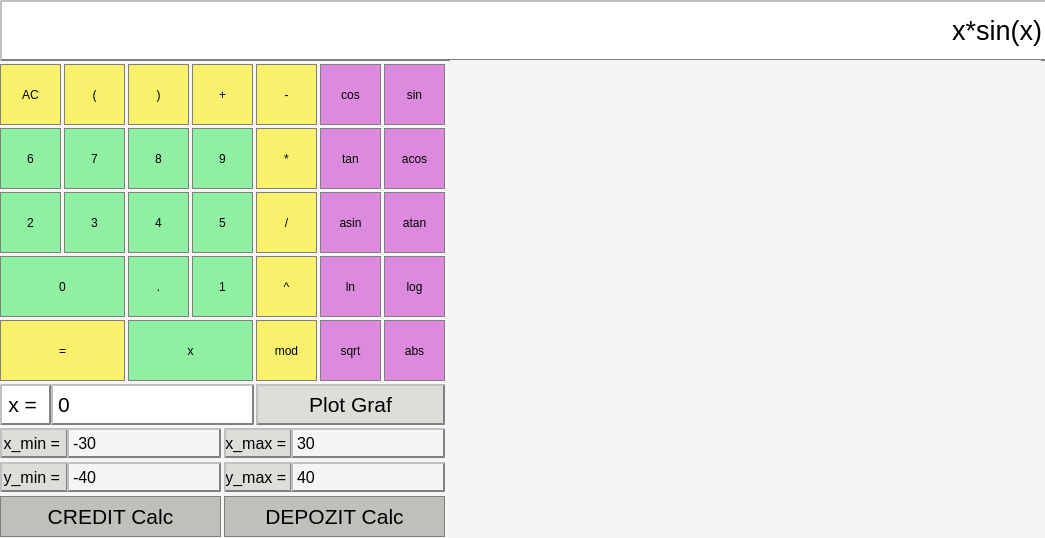
<?xml version="1.0" encoding="UTF-8"?>
<ui version="4.0">
 <class>MainWindow</class>
 <widget class="QMainWindow" name="MainWindow">
  <property name="geometry">
   <rect>
    <x>0</x>
    <y>0</y>
    <width>1045</width>
    <height>538</height>
   </rect>
  </property>
  <property name="windowTitle">
   <string>MainWindow</string>
  </property>
  <property name="styleSheet">
   <string notr="true">background-color : rgb(246, 245, 244)</string>
  </property>
  <widget class="QWidget" name="centralwidget">
   <widget class="QLabel" name="result_show">
    <property name="geometry">
     <rect>
      <x>0</x>
      <y>0</y>
      <width>1051</width>
      <height>61</height>
     </rect>
    </property>
    <property name="font">
     <font>
      <pointsize>20</pointsize>
     </font>
    </property>
    <property name="styleSheet">
     <string notr="true">QLabel {
	background-color : white;
	color : black;
	border-style: outset;
	border-width: 2px;
    border-color: Gray;
}
</string>
    </property>
    <property name="text">
     <string>x*sin(x)</string>
    </property>
    <property name="alignment">
     <set>Qt::AlignRight|Qt::AlignTrailing|Qt::AlignVCenter</set>
    </property>
   </widget>
   <widget class="QPushButton" name="pushButton_AC">
    <property name="geometry">
     <rect>
      <x>0</x>
      <y>64</y>
      <width>61</width>
      <height>61</height>
     </rect>
    </property>
    <property name="styleSheet">
     <string notr="true">QPushButton{
	border: 1px solid gray;
	background-color: rgb(249, 240, 107)
}
QPushButton:pressed{
	background-color: qlinergradient(x1: 0, y1: 0, x2: 0, y2: 1,
								stop: 0 #dadbde, stop: 1#f6f7fa);
}</string>
    </property>
    <property name="text">
     <string>AC</string>
    </property>
   </widget>
   <widget class="QPushButton" name="pushButton_brackets_open">
    <property name="geometry">
     <rect>
      <x>64</x>
      <y>64</y>
      <width>61</width>
      <height>61</height>
     </rect>
    </property>
    <property name="styleSheet">
     <string notr="true">QPushButton{
	border: 1px solid gray;
	background-color: rgb(249, 240, 107);
}
QPushButton:pressed{
	background-color: qlinergradient(x1: 0, y1: 0, x2: 0, y2: 1,
								stop: 0 #dadbde, stop: 1#f6f7fa);
}</string>
    </property>
    <property name="text">
     <string>(</string>
    </property>
   </widget>
   <widget class="QPushButton" name="pushButton_plus">
    <property name="geometry">
     <rect>
      <x>192</x>
      <y>64</y>
      <width>61</width>
      <height>61</height>
     </rect>
    </property>
    <property name="styleSheet">
     <string notr="true">QPushButton{
	border: 1px solid gray;
	background-color: rgb(249, 240, 107);
}
QPushButton:pressed{
	background-color: qlinergradient(x1: 0, y1: 0, x2: 0, y2: 1,
								stop: 0 #dadbde, stop: 1#f6f7fa);
}</string>
    </property>
    <property name="text">
     <string>+</string>
    </property>
   </widget>
   <widget class="QPushButton" name="pushButton_9">
    <property name="geometry">
     <rect>
      <x>192</x>
      <y>128</y>
      <width>61</width>
      <height>61</height>
     </rect>
    </property>
    <property name="styleSheet">
     <string notr="true">QPushButton{
	border: 1px solid gray;
	background-color:  rgb(143, 240, 164);
}
QPushButton:pressed{
	background-color: qlinergradient(x1: 0, y1: 0, x2: 0, y2: 1,
								stop: 0 #dadbde, stop: 1#f6f7fa);
}</string>
    </property>
    <property name="text">
     <string>9</string>
    </property>
   </widget>
   <widget class="QPushButton" name="pushButton_6">
    <property name="geometry">
     <rect>
      <x>0</x>
      <y>128</y>
      <width>61</width>
      <height>61</height>
     </rect>
    </property>
    <property name="styleSheet">
     <string notr="true">QPushButton{
	border: 1px solid gray;
	background-color:  rgb(143, 240, 164);
}
QPushButton:pressed{
	background-color: qlinergradient(x1: 0, y1: 0, x2: 0, y2: 1,
								stop: 0 #dadbde, stop: 1#f6f7fa);
}</string>
    </property>
    <property name="text">
     <string>6</string>
    </property>
   </widget>
   <widget class="QPushButton" name="pushButton_7">
    <property name="geometry">
     <rect>
      <x>64</x>
      <y>128</y>
      <width>61</width>
      <height>61</height>
     </rect>
    </property>
    <property name="styleSheet">
     <string notr="true">QPushButton{
	border: 1px solid gray;
	background-color:  rgb(143, 240, 164);
}
QPushButton:pressed{
	background-color: qlinergradient(x1: 0, y1: 0, x2: 0, y2: 1,
								stop: 0 #dadbde, stop: 1#f6f7fa);
}</string>
    </property>
    <property name="text">
     <string>7</string>
    </property>
   </widget>
   <widget class="QPushButton" name="pushButton_8">
    <property name="geometry">
     <rect>
      <x>128</x>
      <y>128</y>
      <width>61</width>
      <height>61</height>
     </rect>
    </property>
    <property name="styleSheet">
     <string notr="true">QPushButton{
	border: 1px solid gray;
	background-color:  rgb(143, 240, 164);
}
QPushButton:pressed{
	background-color: qlinergradient(x1: 0, y1: 0, x2: 0, y2: 1,
								stop: 0 #dadbde, stop: 1#f6f7fa);
}</string>
    </property>
    <property name="text">
     <string>8</string>
    </property>
   </widget>
   <widget class="QPushButton" name="pushButton_5">
    <property name="geometry">
     <rect>
      <x>192</x>
      <y>192</y>
      <width>61</width>
      <height>61</height>
     </rect>
    </property>
    <property name="styleSheet">
     <string notr="true">QPushButton{
	border: 1px solid gray;
	background-color:  rgb(143, 240, 164);
}
QPushButton:pressed{
	background-color: qlinergradient(x1: 0, y1: 0, x2: 0, y2: 1,
								stop: 0 #dadbde, stop: 1#f6f7fa);
}</string>
    </property>
    <property name="text">
     <string>5</string>
    </property>
   </widget>
   <widget class="QPushButton" name="pushButton_2">
    <property name="geometry">
     <rect>
      <x>0</x>
      <y>192</y>
      <width>61</width>
      <height>61</height>
     </rect>
    </property>
    <property name="styleSheet">
     <string notr="true">QPushButton{
	border: 1px solid gray;
	background-color:  rgb(143, 240, 164);
}
QPushButton:pressed{
	background-color: qlinergradient(x1: 0, y1: 0, x2: 0, y2: 1,
								stop: 0 #dadbde, stop: 1#f6f7fa);
}</string>
    </property>
    <property name="text">
     <string>2</string>
    </property>
   </widget>
   <widget class="QPushButton" name="pushButton_3">
    <property name="geometry">
     <rect>
      <x>64</x>
      <y>192</y>
      <width>61</width>
      <height>61</height>
     </rect>
    </property>
    <property name="styleSheet">
     <string notr="true">QPushButton{
	border: 1px solid gray;
	background-color:  rgb(143, 240, 164);
}
QPushButton:pressed{
	background-color: qlinergradient(x1: 0, y1: 0, x2: 0, y2: 1,
								stop: 0 #dadbde, stop: 1#f6f7fa);
}</string>
    </property>
    <property name="text">
     <string>3</string>
    </property>
   </widget>
   <widget class="QPushButton" name="pushButton_4">
    <property name="geometry">
     <rect>
      <x>128</x>
      <y>192</y>
      <width>61</width>
      <height>61</height>
     </rect>
    </property>
    <property name="styleSheet">
     <string notr="true">QPushButton{
	border: 1px solid gray;
	background-color:  rgb(143, 240, 164);
}
QPushButton:pressed{
	background-color: qlinergradient(x1: 0, y1: 0, x2: 0, y2: 1,
								stop: 0 #dadbde, stop: 1#f6f7fa);
}</string>
    </property>
    <property name="text">
     <string>4</string>
    </property>
   </widget>
   <widget class="QPushButton" name="pushButton_1">
    <property name="geometry">
     <rect>
      <x>192</x>
      <y>256</y>
      <width>61</width>
      <height>61</height>
     </rect>
    </property>
    <property name="styleSheet">
     <string notr="true">QPushButton{
	border: 1px solid gray;
	background-color:  rgb(143, 240, 164);
}
QPushButton:pressed{
	background-color: qlinergradient(x1: 0, y1: 0, x2: 0, y2: 1,
								stop: 0 #dadbde, stop: 1#f6f7fa);
}</string>
    </property>
    <property name="text">
     <string>1</string>
    </property>
   </widget>
   <widget class="QPushButton" name="pushButton_0">
    <property name="geometry">
     <rect>
      <x>0</x>
      <y>256</y>
      <width>125</width>
      <height>61</height>
     </rect>
    </property>
    <property name="styleSheet">
     <string notr="true">QPushButton{
	border: 1px solid gray;
	background-color:  rgb(143, 240, 164);
}
QPushButton:pressed{
	background-color: qlinergradient(x1: 0, y1: 0, x2: 0, y2: 1,
								stop: 0 #dadbde, stop: 1#f6f7fa);
}</string>
    </property>
    <property name="text">
     <string>0</string>
    </property>
   </widget>
   <widget class="QPushButton" name="pushButton_dot">
    <property name="geometry">
     <rect>
      <x>128</x>
      <y>256</y>
      <width>61</width>
      <height>61</height>
     </rect>
    </property>
    <property name="styleSheet">
     <string notr="true">QPushButton{
	border: 1px solid gray;
	background-color:  rgb(143, 240, 164);
}
QPushButton:pressed{
	background-color: qlinergradient(x1: 0, y1: 0, x2: 0, y2: 1,
								stop: 0 #dadbde, stop: 1#f6f7fa);
}</string>
    </property>
    <property name="text">
     <string>.</string>
    </property>
   </widget>
   <widget class="QPushButton" name="pushButton_equals">
    <property name="geometry">
     <rect>
      <x>0</x>
      <y>320</y>
      <width>125</width>
      <height>61</height>
     </rect>
    </property>
    <property name="styleSheet">
     <string notr="true">QPushButton{
	border: 1px solid gray;
	background-color: rgb(249, 240, 107);
}
QPushButton:pressed{
	background-color: qlinergradient(x1: 0, y1: 0, x2: 0, y2: 1,
								stop: 0 #dadbde, stop: 1#f6f7fa);
}</string>
    </property>
    <property name="text">
     <string>=</string>
    </property>
   </widget>
   <widget class="QPushButton" name="pushButton_minus">
    <property name="geometry">
     <rect>
      <x>256</x>
      <y>64</y>
      <width>61</width>
      <height>61</height>
     </rect>
    </property>
    <property name="styleSheet">
     <string notr="true">QPushButton{
	border: 1px solid gray;
	background-color: rgb(249, 240, 107);
}
QPushButton:pressed{
	background-color: qlinergradient(x1: 0, y1: 0, x2: 0, y2: 1,
								stop: 0 #dadbde, stop: 1#f6f7fa);
}</string>
    </property>
    <property name="text">
     <string>-</string>
    </property>
   </widget>
   <widget class="QPushButton" name="pushButton_multiply">
    <property name="geometry">
     <rect>
      <x>256</x>
      <y>128</y>
      <width>61</width>
      <height>61</height>
     </rect>
    </property>
    <property name="styleSheet">
     <string notr="true">QPushButton{
	border: 1px solid gray;
	background-color: rgb(249, 240, 107);
}
QPushButton:pressed{
	background-color: qlinergradient(x1: 0, y1: 0, x2: 0, y2: 1,
								stop: 0 #dadbde, stop: 1#f6f7fa);
}</string>
    </property>
    <property name="text">
     <string>*</string>
    </property>
   </widget>
   <widget class="QPushButton" name="pushButton_divide">
    <property name="geometry">
     <rect>
      <x>256</x>
      <y>192</y>
      <width>61</width>
      <height>61</height>
     </rect>
    </property>
    <property name="styleSheet">
     <string notr="true">QPushButton{
	border: 1px solid gray;
	background-color: rgb(249, 240, 107);
}
QPushButton:pressed{
	background-color: qlinergradient(x1: 0, y1: 0, x2: 0, y2: 1,
								stop: 0 #dadbde, stop: 1#f6f7fa);
}</string>
    </property>
    <property name="text">
     <string>/</string>
    </property>
   </widget>
   <widget class="QPushButton" name="pushButton_degree">
    <property name="geometry">
     <rect>
      <x>256</x>
      <y>256</y>
      <width>61</width>
      <height>61</height>
     </rect>
    </property>
    <property name="styleSheet">
     <string notr="true">QPushButton{
	border: 1px solid gray;
	background-color: rgb(249, 240, 107);
}
QPushButton:pressed{
	background-color: qlinergradient(x1: 0, y1: 0, x2: 0, y2: 1,
								stop: 0 #dadbde, stop: 1#f6f7fa);
}</string>
    </property>
    <property name="text">
     <string>^</string>
    </property>
   </widget>
   <widget class="QPushButton" name="pushButton_mod">
    <property name="geometry">
     <rect>
      <x>256</x>
      <y>320</y>
      <width>61</width>
      <height>61</height>
     </rect>
    </property>
    <property name="styleSheet">
     <string notr="true">QPushButton{
	border: 1px solid gray;
	background-color: rgb(249, 240, 107);
}
QPushButton:pressed{
	background-color: qlinergradient(x1: 0, y1: 0, x2: 0, y2: 1,
								stop: 0 #dadbde, stop: 1#f6f7fa);
}</string>
    </property>
    <property name="text">
     <string>mod</string>
    </property>
   </widget>
   <widget class="QPushButton" name="pushButton_cos">
    <property name="geometry">
     <rect>
      <x>320</x>
      <y>64</y>
      <width>61</width>
      <height>61</height>
     </rect>
    </property>
    <property name="styleSheet">
     <string notr="true">QPushButton{
	border: 1px solid gray;
	background-color: rgb(220, 138, 221);
}
QPushButton:pressed{
	background-color: qlinergradient(x1: 0, y1: 0, x2: 0, y2: 1,
								stop: 0 #dadbde, stop: 1#f6f7fa);
}</string>
    </property>
    <property name="text">
     <string>cos</string>
    </property>
   </widget>
   <widget class="QPushButton" name="pushButton_sin">
    <property name="geometry">
     <rect>
      <x>384</x>
      <y>64</y>
      <width>61</width>
      <height>61</height>
     </rect>
    </property>
    <property name="styleSheet">
     <string notr="true">QPushButton{
	border: 1px solid gray;
	background-color: rgb(220, 138, 221);
}
QPushButton:pressed{
	background-color: qlinergradient(x1: 0, y1: 0, x2: 0, y2: 1,
								stop: 0 #dadbde, stop: 1#f6f7fa);
}</string>
    </property>
    <property name="text">
     <string>sin</string>
    </property>
   </widget>
   <widget class="QPushButton" name="pushButton_tan">
    <property name="geometry">
     <rect>
      <x>320</x>
      <y>128</y>
      <width>61</width>
      <height>61</height>
     </rect>
    </property>
    <property name="styleSheet">
     <string notr="true">QPushButton{
	border: 1px solid gray;
	background-color: rgb(220, 138, 221);
}
QPushButton:pressed{
	background-color: qlinergradient(x1: 0, y1: 0, x2: 0, y2: 1,
								stop: 0 #dadbde, stop: 1#f6f7fa);
}</string>
    </property>
    <property name="text">
     <string>tan</string>
    </property>
   </widget>
   <widget class="QPushButton" name="pushButton_acos">
    <property name="geometry">
     <rect>
      <x>384</x>
      <y>128</y>
      <width>61</width>
      <height>61</height>
     </rect>
    </property>
    <property name="styleSheet">
     <string notr="true">QPushButton{
	border: 1px solid gray;
	background-color: rgb(220, 138, 221);
}
QPushButton:pressed{
	background-color: qlinergradient(x1: 0, y1: 0, x2: 0, y2: 1,
								stop: 0 #dadbde, stop: 1#f6f7fa);
}</string>
    </property>
    <property name="text">
     <string>acos</string>
    </property>
   </widget>
   <widget class="QPushButton" name="pushButton_asin">
    <property name="geometry">
     <rect>
      <x>320</x>
      <y>192</y>
      <width>61</width>
      <height>61</height>
     </rect>
    </property>
    <property name="styleSheet">
     <string notr="true">QPushButton{
	border: 1px solid gray;
	background-color: rgb(220, 138, 221);
}
QPushButton:pressed{
	background-color: qlinergradient(x1: 0, y1: 0, x2: 0, y2: 1,
								stop: 0 #dadbde, stop: 1#f6f7fa);
}</string>
    </property>
    <property name="text">
     <string>asin</string>
    </property>
   </widget>
   <widget class="QPushButton" name="pushButton_atan">
    <property name="geometry">
     <rect>
      <x>384</x>
      <y>192</y>
      <width>61</width>
      <height>61</height>
     </rect>
    </property>
    <property name="styleSheet">
     <string notr="true">QPushButton{
	border: 1px solid gray;
	background-color: rgb(220, 138, 221);
}
QPushButton:pressed{
	background-color: qlinergradient(x1: 0, y1: 0, x2: 0, y2: 1,
								stop: 0 #dadbde, stop: 1#f6f7fa);
}</string>
    </property>
    <property name="text">
     <string>atan</string>
    </property>
   </widget>
   <widget class="QPushButton" name="pushButton_ln">
    <property name="geometry">
     <rect>
      <x>320</x>
      <y>256</y>
      <width>61</width>
      <height>61</height>
     </rect>
    </property>
    <property name="styleSheet">
     <string notr="true">QPushButton{
	border: 1px solid gray;
	background-color: rgb(220, 138, 221);
}
QPushButton:pressed{
	background-color: qlinergradient(x1: 0, y1: 0, x2: 0, y2: 1,
								stop: 0 #dadbde, stop: 1#f6f7fa);
}</string>
    </property>
    <property name="text">
     <string>ln</string>
    </property>
   </widget>
   <widget class="QPushButton" name="pushButton_log">
    <property name="geometry">
     <rect>
      <x>384</x>
      <y>256</y>
      <width>61</width>
      <height>61</height>
     </rect>
    </property>
    <property name="styleSheet">
     <string notr="true">QPushButton{
	border: 1px solid gray;
	background-color: rgb(220, 138, 221);
}
QPushButton:pressed{
	background-color: qlinergradient(x1: 0, y1: 0, x2: 0, y2: 1,
								stop: 0 #dadbde, stop: 1#f6f7fa);
}</string>
    </property>
    <property name="text">
     <string>log</string>
    </property>
   </widget>
   <widget class="QPushButton" name="pushButton_sqrt">
    <property name="geometry">
     <rect>
      <x>320</x>
      <y>320</y>
      <width>61</width>
      <height>61</height>
     </rect>
    </property>
    <property name="styleSheet">
     <string notr="true">QPushButton{
	border: 1px solid gray;
	background-color: rgb(220, 138, 221);
}
QPushButton:pressed{
	background-color: qlinergradient(x1: 0, y1: 0, x2: 0, y2: 1,
								stop: 0 #dadbde, stop: 1#f6f7fa);
}</string>
    </property>
    <property name="text">
     <string>sqrt</string>
    </property>
   </widget>
   <widget class="QPushButton" name="pushButton_brackets_close">
    <property name="geometry">
     <rect>
      <x>128</x>
      <y>64</y>
      <width>61</width>
      <height>61</height>
     </rect>
    </property>
    <property name="styleSheet">
     <string notr="true">QPushButton{
	border: 1px solid gray;
	background-color: rgb(249, 240, 107);
}
QPushButton:pressed{
	background-color: qlinergradient(x1: 0, y1: 0, x2: 0, y2: 1,
								stop: 0 #dadbde, stop: 1#f6f7fa);
}</string>
    </property>
    <property name="text">
     <string>)</string>
    </property>
   </widget>
   <widget class="QPushButton" name="pushButton_argument">
    <property name="geometry">
     <rect>
      <x>128</x>
      <y>320</y>
      <width>125</width>
      <height>61</height>
     </rect>
    </property>
    <property name="styleSheet">
     <string notr="true">QPushButton{
	border: 1px solid gray;
	background-color: rgb(143, 240, 164);
}
QPushButton:pressed{
	background-color: qlinergradient(x1: 0, y1: 0, x2: 0, y2: 1,
								stop: 0 #dadbde, stop: 1#f6f7fa);
}</string>
    </property>
    <property name="text">
     <string>x</string>
    </property>
   </widget>
   <widget class="QPushButton" name="pushButton_X">
    <property name="geometry">
     <rect>
      <x>0</x>
      <y>384</y>
      <width>51</width>
      <height>41</height>
     </rect>
    </property>
    <property name="font">
     <font>
      <pointsize>16</pointsize>
     </font>
    </property>
    <property name="styleSheet">
     <string notr="true">QPushButton{
	background-color : white;
	color : black;
	border-style: outset;
	border-width: 2px;
    border-color: Gray;
}
QPushButton:pressed{
	background-color: qlinergradient(x1: 0, y1: 0, x2: 0, y2: 1,
								stop: 0 #dadbde, stop: 1#f6f7fa);
}</string>
    </property>
    <property name="text">
     <string>x = </string>
    </property>
   </widget>
   <widget class="QLabel" name="X_show">
    <property name="geometry">
     <rect>
      <x>51</x>
      <y>384</y>
      <width>203</width>
      <height>41</height>
     </rect>
    </property>
    <property name="font">
     <font>
      <pointsize>16</pointsize>
     </font>
    </property>
    <property name="mouseTracking">
     <bool>false</bool>
    </property>
    <property name="layoutDirection">
     <enum>Qt::LeftToRight</enum>
    </property>
    <property name="styleSheet">
     <string notr="true">QLabel {
	background-color : white;
	color : black;
	border-style: outset;
	border-width: 2px;
    border-color: Gray;
}
</string>
    </property>
    <property name="text">
     <string>0</string>
    </property>
   </widget>
   <widget class="QPushButton" name="pushButton_graf">
    <property name="geometry">
     <rect>
      <x>256</x>
      <y>384</y>
      <width>189</width>
      <height>41</height>
     </rect>
    </property>
    <property name="font">
     <font>
      <pointsize>16</pointsize>
     </font>
    </property>
    <property name="styleSheet">
     <string notr="true">QPushButton{
	background-color : rgb(222, 221, 218);
	color : black;
	border-style: outset;
	border-width: 2px;
    border-color: Gray;
}
QPushButton:pressed{
	background-color: qlinergradient(x1: 0, y1: 0, x2: 0, y2: 1,
								stop: 0 #dadbde, stop: 1#f6f7fa);
}</string>
    </property>
    <property name="text">
     <string>Plot Graf</string>
    </property>
   </widget>
   <widget class="QPushButton" name="pushButton_credit">
    <property name="geometry">
     <rect>
      <x>0</x>
      <y>496</y>
      <width>221</width>
      <height>41</height>
     </rect>
    </property>
    <property name="font">
     <font>
      <pointsize>16</pointsize>
     </font>
    </property>
    <property name="styleSheet">
     <string notr="true">QPushButton{
	border: 1px solid gray;
	background-color: rgb(192, 191, 188);
}
QPushButton:pressed{
	background-color: qlinergradient(x1: 0, y1: 0, x2: 0, y2: 1,
								stop: 0 #dadbde, stop: 1#f6f7fa);
}</string>
    </property>
    <property name="text">
     <string>CREDIT Calc</string>
    </property>
   </widget>
   <widget class="QPushButton" name="pushButton_depozit">
    <property name="geometry">
     <rect>
      <x>224</x>
      <y>496</y>
      <width>221</width>
      <height>41</height>
     </rect>
    </property>
    <property name="font">
     <font>
      <pointsize>16</pointsize>
     </font>
    </property>
    <property name="styleSheet">
     <string notr="true">QPushButton{
	border: 1px solid gray;
	background-color: rgb(192, 191, 188)
}
QPushButton:pressed{
	background-color: qlinergradient(x1: 0, y1: 0, x2: 0, y2: 1,
								stop: 0 #dadbde, stop: 1#f6f7fa);
}</string>
    </property>
    <property name="text">
     <string>DEPOZIT Calc</string>
    </property>
   </widget>
   <widget class="QPushButton" name="pushButton_Xmin">
    <property name="geometry">
     <rect>
      <x>0</x>
      <y>428</y>
      <width>68</width>
      <height>30</height>
     </rect>
    </property>
    <property name="font">
     <font>
      <pointsize>12</pointsize>
     </font>
    </property>
    <property name="layoutDirection">
     <enum>Qt::RightToLeft</enum>
    </property>
    <property name="styleSheet">
     <string notr="true">QPushButton{
	background-color : rgb(222, 221, 218);
	color : black;
	border-style: outset;
	border-width: 2px;
    border-color: Gray;
}
QPushButton:pressed{
	background-color: qlinergradient(x1: 0, y1: 0, x2: 0, y2: 1,
								stop: 0 #dadbde, stop: 1#f6f7fa);
}</string>
    </property>
    <property name="text">
     <string>x_min = </string>
    </property>
   </widget>
   <widget class="QLabel" name="Xmin_show">
    <property name="geometry">
     <rect>
      <x>67</x>
      <y>428</y>
      <width>154</width>
      <height>30</height>
     </rect>
    </property>
    <property name="font">
     <font>
      <pointsize>12</pointsize>
     </font>
    </property>
    <property name="mouseTracking">
     <bool>false</bool>
    </property>
    <property name="layoutDirection">
     <enum>Qt::LeftToRight</enum>
    </property>
    <property name="styleSheet">
     <string notr="true">QLabel {
	background-color : rgb(246, 245, 244);
	color : black;
	border-style: outset;
	border-width: 2px;
    border-color: Gray;
}
</string>
    </property>
    <property name="text">
     <string>-30</string>
    </property>
   </widget>
   <widget class="QPushButton" name="pushButton_Xmax">
    <property name="geometry">
     <rect>
      <x>224</x>
      <y>428</y>
      <width>68</width>
      <height>30</height>
     </rect>
    </property>
    <property name="font">
     <font>
      <pointsize>12</pointsize>
     </font>
    </property>
    <property name="layoutDirection">
     <enum>Qt::RightToLeft</enum>
    </property>
    <property name="styleSheet">
     <string notr="true">QPushButton{
	background-color : rgb(222, 221, 218);
	color : black;
	border-style: outset;
	border-width: 2px;
    border-color: Gray;
}
QPushButton:pressed{
	background-color: qlinergradient(x1: 0, y1: 0, x2: 0, y2: 1,
								stop: 0 #dadbde, stop: 1#f6f7fa);
}</string>
    </property>
    <property name="text">
     <string>x_max = </string>
    </property>
   </widget>
   <widget class="QLabel" name="Xmax_show">
    <property name="geometry">
     <rect>
      <x>291</x>
      <y>428</y>
      <width>154</width>
      <height>30</height>
     </rect>
    </property>
    <property name="font">
     <font>
      <pointsize>12</pointsize>
     </font>
    </property>
    <property name="mouseTracking">
     <bool>false</bool>
    </property>
    <property name="layoutDirection">
     <enum>Qt::LeftToRight</enum>
    </property>
    <property name="styleSheet">
     <string notr="true">QLabel {
	background-color : rgb(246, 245, 244);
	color : black;
	border-style: outset;
	border-width: 2px;
    border-color: Gray;
}
</string>
    </property>
    <property name="text">
     <string>30</string>
    </property>
   </widget>
   <widget class="QPushButton" name="pushButton_Ymin">
    <property name="geometry">
     <rect>
      <x>0</x>
      <y>462</y>
      <width>68</width>
      <height>30</height>
     </rect>
    </property>
    <property name="font">
     <font>
      <pointsize>12</pointsize>
     </font>
    </property>
    <property name="layoutDirection">
     <enum>Qt::RightToLeft</enum>
    </property>
    <property name="styleSheet">
     <string notr="true">QPushButton{
	background-color : rgb(222, 221, 218);
	color : black;
	border-style: outset;
	border-width: 2px;
    border-color: Gray;
}
QPushButton:pressed{
	background-color: qlinergradient(x1: 0, y1: 0, x2: 0, y2: 1,
								stop: 0 #dadbde, stop: 1#f6f7fa);
}</string>
    </property>
    <property name="text">
     <string>y_min = </string>
    </property>
   </widget>
   <widget class="QLabel" name="Ymin_show">
    <property name="geometry">
     <rect>
      <x>67</x>
      <y>462</y>
      <width>154</width>
      <height>30</height>
     </rect>
    </property>
    <property name="font">
     <font>
      <pointsize>12</pointsize>
     </font>
    </property>
    <property name="mouseTracking">
     <bool>false</bool>
    </property>
    <property name="layoutDirection">
     <enum>Qt::LeftToRight</enum>
    </property>
    <property name="styleSheet">
     <string notr="true">QLabel {
	background-color : rgb(246, 245, 244);
	color : black;
	border-style: outset;
	border-width: 2px;
    border-color: Gray;
}
</string>
    </property>
    <property name="text">
     <string>-40</string>
    </property>
   </widget>
   <widget class="QPushButton" name="pushButton_Ymax">
    <property name="geometry">
     <rect>
      <x>224</x>
      <y>462</y>
      <width>68</width>
      <height>30</height>
     </rect>
    </property>
    <property name="font">
     <font>
      <pointsize>12</pointsize>
     </font>
    </property>
    <property name="layoutDirection">
     <enum>Qt::RightToLeft</enum>
    </property>
    <property name="styleSheet">
     <string notr="true">QPushButton{
	background-color : rgb(222, 221, 218);
	color : black;
	border-style: outset;
	border-width: 2px;
    border-color: Gray;
}
QPushButton:pressed{
	background-color: qlinergradient(x1: 0, y1: 0, x2: 0, y2: 1,
								stop: 0 #dadbde, stop: 1#f6f7fa);
}</string>
    </property>
    <property name="text">
     <string>y_max = </string>
    </property>
   </widget>
   <widget class="QLabel" name="Ymax_show">
    <property name="geometry">
     <rect>
      <x>291</x>
      <y>462</y>
      <width>154</width>
      <height>30</height>
     </rect>
    </property>
    <property name="font">
     <font>
      <pointsize>12</pointsize>
     </font>
    </property>
    <property name="mouseTracking">
     <bool>false</bool>
    </property>
    <property name="layoutDirection">
     <enum>Qt::LeftToRight</enum>
    </property>
    <property name="styleSheet">
     <string notr="true">QLabel {
	background-color : rgb(246, 245, 244);
	color : black;
	border-style: outset;
	border-width: 2px;
    border-color: Gray;
}
</string>
    </property>
    <property name="text">
     <string>40</string>
    </property>
   </widget>
   <widget class="QCustomPlot" name="graphWidget" native="true">
    <property name="geometry">
     <rect>
      <x>450</x>
      <y>60</y>
      <width>591</width>
      <height>481</height>
     </rect>
    </property>
   </widget>
   <widget class="QPushButton" name="pushButton_abs">
    <property name="geometry">
     <rect>
      <x>384</x>
      <y>320</y>
      <width>61</width>
      <height>61</height>
     </rect>
    </property>
    <property name="styleSheet">
     <string notr="true">QPushButton{
	border: 1px solid gray;
	background-color: rgb(220, 138, 221);
}
QPushButton:pressed{
	background-color: qlinergradient(x1: 0, y1: 0, x2: 0, y2: 1,
								stop: 0 #dadbde, stop: 1#f6f7fa);
}</string>
    </property>
    <property name="text">
     <string>abs</string>
    </property>
   </widget>
  </widget>
 </widget>
 <customwidgets>
  <customwidget>
   <class>QCustomPlot</class>
   <extends>QWidget</extends>
   <header location="global">qcustomplot.h</header>
   <container>1</container>
  </customwidget>
 </customwidgets>
 <resources/>
 <connections/>
</ui>
